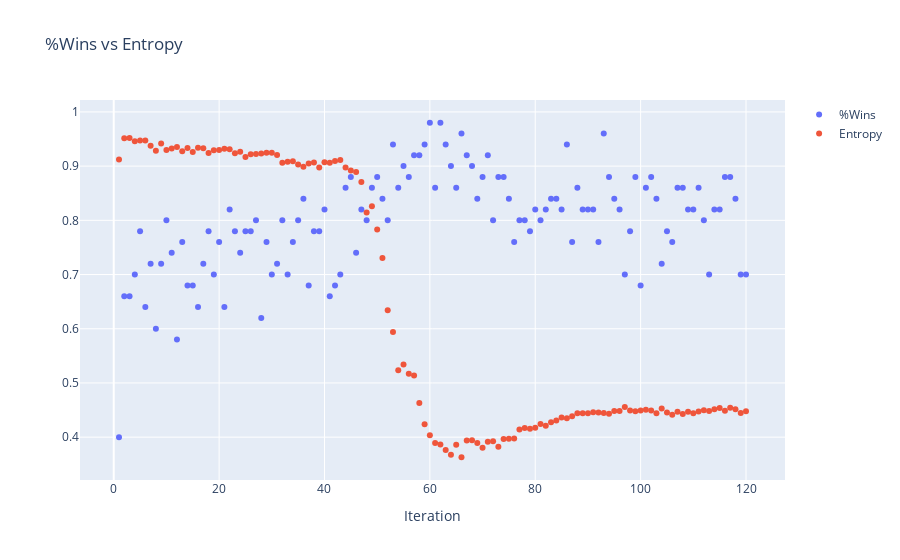

This figure's notebook cell:
### Markdown cell above
# SumBoard reward, 1 epoch, entropy loss 10e-4

### Code cell
model3 =pd.read_csv('models/not_random_sumboardTrue_0001lr_1epoch_10e4entropy_64bs.csv')
plot_wins_entropy(model3)
